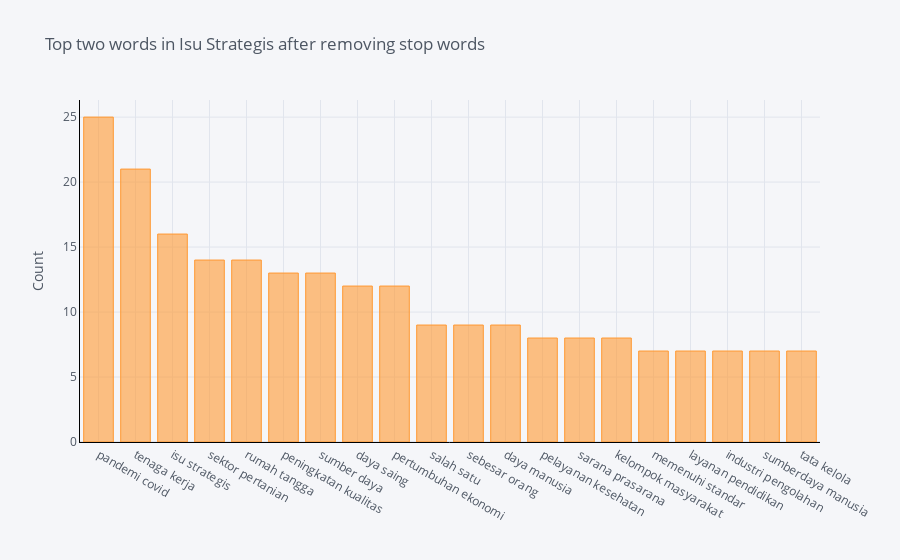

Notebook cell for this chart:
### Code cell
df221.groupby('Isu Strategis').sum()['count'].sort_values(ascending=False).iplot(
    kind='bar', yTitle='Count', linecolor='black', title='Top two words in Isu Strategis after removing stop words')

### Figure 1 — Plotly figure (JSON) as saved in the notebook; plotly's stock layout.template omitted (floating-point values rounded to 4 significant figures)
{"data": [{"marker": {"color": "rgba(255, 153, 51, 0.6)", "line": {"color": "rgba(255, 153, 51, 1.0)", "width": 1}}, "name": "count", "orientation": "v", "text": "", "type": "bar", "x": ["pandemi covid", "tenaga kerja", "isu strategis", "sektor pertanian", "rumah tangga", "peningkatan kualitas", "sumber daya", "daya saing", "pertumbuhan ekonomi", "salah satu", "sebesar orang", "daya manusia", "pelayanan kesehatan", "sarana prasarana", "kelompok masyarakat", "memenuhi standar", "layanan pendidikan", "industri pengolahan", "sumberdaya manusia", "tata kelola"], "y": [25, 21, 16, 14, 14, 13, 13, 12, 12, 9, 9, 9, 8, 8, 8, 7, 7, 7, 7, 7]}], "layout": {"legend": {"bgcolor": "#F5F6F9", "font": {"color": "#4D5663"}}, "paper_bgcolor": "#F5F6F9", "plot_bgcolor": "#F5F6F9", "title": {"font": {"color": "#4D5663"}, "text": "Top two words in Isu Strategis after removing stop words"}, "xaxis": {"gridcolor": "#E1E5ED", "linecolor": "black", "showgrid": true, "tickfont": {"color": "#4D5663"}, "title": {"font": {"color": "#4D5663"}, "text": ""}, "zerolinecolor": "#E1E5ED"}, "yaxis": {"gridcolor": "#E1E5ED", "linecolor": "black", "showgrid": true, "tickfont": {"color": "#4D5663"}, "title": {"font": {"color": "#4D5663"}, "text": "Count"}, "zerolinecolor": "#E1E5ED"}}}
